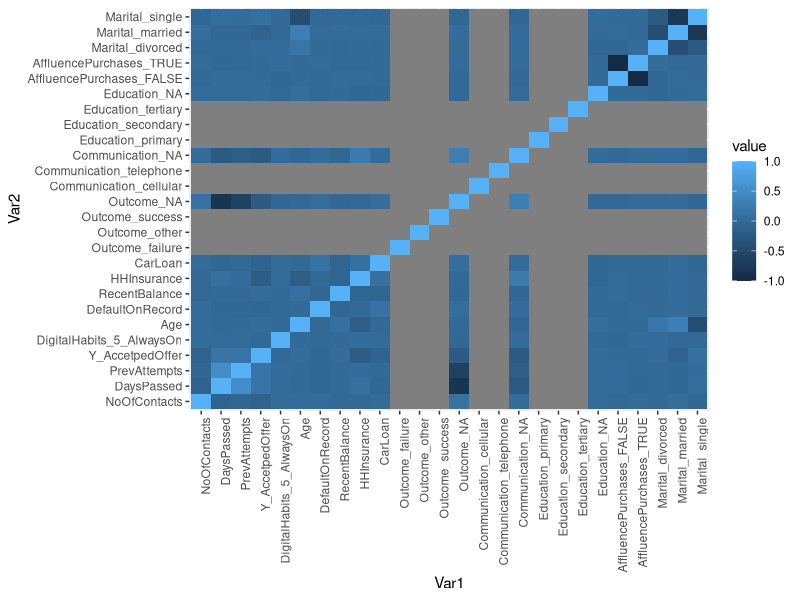
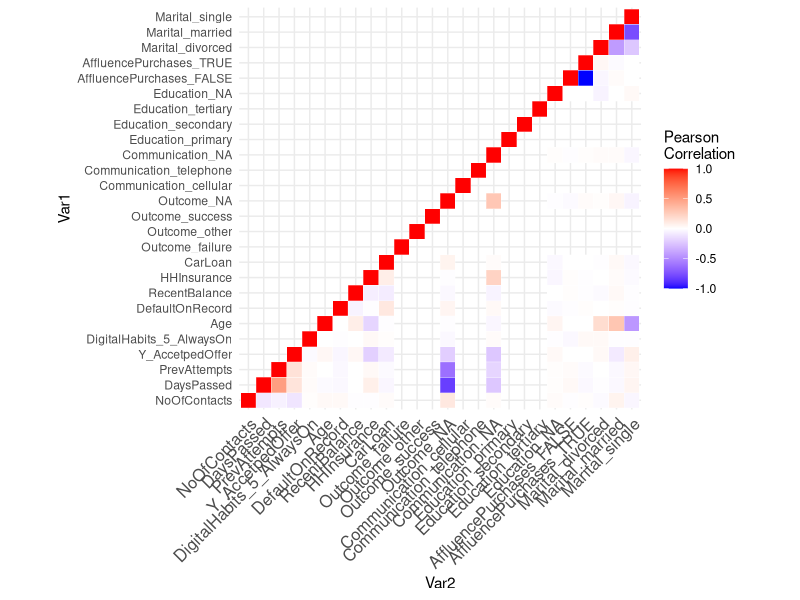

Recreate these plots in R, in order. (Note: this script raises an error after producing the figures.)
########## ########## ########## ########## setup
# libs
library(reshape2)
library(ggplot2)
library(fastDummies)
library(dplyr)
library(tidyverse)


# wd
setwd("/cloud/project/cases/National City Bank/training")

# data
# data: prospects
data_prospects <- read.csv('ProspectiveCustomers.csv')
# data: training
data_marketingresults <- read.csv('CurrentCustomerMktgResults.csv')
data_axiom <- read.csv('householdAxiomData.csv')
data_vehicle <- read.csv('householdVehicleData.csv')
data_credit <- read.csv('householdCreditData.csv')

# merge training data
data_merged <- data_marketingresults
data_merged <- merge(data_merged,data_axiom,by="HHuniqueID")
data_merged <- merge(data_merged,data_credit,by="HHuniqueID")
#data_training <- merge(data_training,data_vehicle,by="HHuniqueID")

# training data
data_training <- data_merged

data_training <- dummy_cols(data_training, select_columns = c("Outcome","Communication","Education","AffluencePurchases","Marital"))

# data cleaning
data_training <- data_training[, !(colnames(data_training) %in% c(
                                      "HHuniqueID", "dataID","LastContactMonth","LastContactDay",
                                      "CallStart","CallEnd","DefaultOnRecord.y","CarLoan.y","RecentBalance.y","HHInsurance.y",
                                      "Outcome","Communication","Education","AffluencePurchases","Job","Marital","PetsPurchases","headOfhouseholdGender","annualDonations","EstRace"
                                      )
                                   )]
names(data_training)
head(data_training, n=5)
str(data_training)

# sample data
set.seed(123)
data_sample <- data_training[sample(1:nrow(data_training), 4000, replace=FALSE),]

# preview sample
names(data_sample)
summary (data_sample$Y_AccetpedOffer)

















########## ########## ########## cormat
# change class of all columns to numeric
#data_cormat <- sapply( data_sample, as.numeric )
cormat <- round(cor(data_sample),2)

melted_cormat <- melt(cormat)
head(melted_cormat)

ggplot(data = melted_cormat, aes(x=Var1, y=Var2, fill=value)) + 
  geom_tile()+ theme(axis.text.x = element_text(angle = 90, hjust = 1))



# Get lower triangle of the correlation matrix
get_lower_tri<-function(cormat){
  cormat[upper.tri(cormat)] <- NA
  return(cormat)
}
# Get upper triangle of the correlation matrix
get_upper_tri <- function(cormat){
  cormat[lower.tri(cormat)]<- NA
  return(cormat)
}


upper_tri <- get_upper_tri(cormat)
upper_tri


melted_cormat <- melt(upper_tri, na.rm = TRUE)
# Heatmap
ggplot(data = melted_cormat, aes(Var2, Var1, fill = value))+
  geom_tile(color = "white")+
  scale_fill_gradient2(low = "blue", high = "red", mid = "white", 
                       midpoint = 0, limit = c(-1,1), space = "Lab", 
                       name="Pearson\nCorrelation") +
  theme_minimal()+ 
  theme(axis.text.x = element_text(angle = 45, vjust = 1, 
                                   size = 12, hjust = 1))+
  coord_fixed()



reorder_cormat <- function(cormat){
  # Use correlation between variables as distance
  dd <- as.dist((1-cormat)/2)
  hc <- hclust(dd)
  cormat <-cormat[hc$order, hc$order]
}

# Reorder the correlation matrix
cormat <- reorder_cormat(cormat)
upper_tri <- get_upper_tri(cormat)
# Melt the correlation matrix
melted_cormat <- melt(upper_tri, na.rm = TRUE)
# Create a ggheatmap
ggheatmap <- ggplot(melted_cormat, aes(Var2, Var1, fill = value))+
  geom_tile(color = "white")+
  scale_fill_gradient2(low = "blue", high = "red", mid = "white", 
                       midpoint = 0, limit = c(-1,1), space = "Lab", 
                       name="Pearson\nCorrelation") +
  theme_minimal()+ # minimal theme
  theme(axis.text.x = element_text(angle = 45, vjust = 1, 
                                   size = 12, hjust = 1))+
  coord_fixed()
# Print the heatmap
print(ggheatmap)


ggheatmap + 
  geom_text(aes(Var2, Var1, label = value), color = "black", size = 3) +
  theme(
    axis.title.x = element_blank(),
    axis.title.y = element_blank(),
    panel.grid.major = element_blank(),
    panel.border = element_blank(),
    panel.background = element_blank(),
    axis.ticks = element_blank(),
    legend.justification = c(1, 0),
    legend.position = c(0.6, 0.7),
    legend.direction = "horizontal")+
  guides(fill = guide_colorbar(barwidth = 7, barheight = 1,
                               title.position = "top", title.hjust = 0.5))












########## ########## ########## ########## EDA
########## ########## ########## Comparing: Past outcomes
########## ########## Frequency: Privious outcomes
ggplot(data = data_sample) +
  geom_bar(mapping = aes(x = Outcome))
########## ########## Offer performance
########## 60% overall conversion rate
ftable(data_training$Y_AccetpedOffer)
ggplot(data = data_sample) +
  geom_bar(mapping = aes(x = Y_AccetpedOffer), binwidth = .5)
########## ########## Previous outcomes compared to outcome
########## Past succes is a good indicator whether they will accept a future offer.
########## Past failure shows higher likelihood to fail than succeed, but appears to be more likely to succeed than NA
########## Other appears to be 50/50
ggplot(data = data_sample, mapping = aes(x = Y_AccetpedOffer, colour = Outcome)) +
  geom_freqpoly(binwidth = .5
  )
########## ########## ########## Comparing: Communication method
########## ########## Frequency: Communication
########## Cellular is most common
ggplot(data = data_sample) +
  geom_bar(mapping = aes(x = Communication))
########## Cellular & Telephone perform similar. NA performs significantly worse.
ggplot(data = data_sample, mapping = aes(x = Y_AccetpedOffer, colour = Communication)) +
  geom_freqpoly(binwidth = .5
  )



data_country <- data.frame(country = c("China", "Germany", "UK", "US"), 
                           conversion_rate = c(0.001331558,0.062428188, 0.052612025, 0.037800687))
ggplot(data_country, aes(x=country,y = conversion_rate)) +geom_bar(stat = "identity")


















########## ########## ########## ########## workspace
########## ########## ########## junk
# histogram
ggplot(data_merged, aes(x=RecentBalance)) + geom_histogram()

# plot
g <- ggplot(data_merged, aes(Y_AccetpedOffer,RecentBalance))
g <- ggplot(data_merged, aes(Outcome,RecentBalance))

# Scatterplot
g + geom_point() + 
  geom_smooth(method="lm", se=F) + geom_quantile() +
  theme_minimal()
#labs(subtitle="mpg: city vs highway mileage", 
#y="hwy", 
#x="cty", 
#title="Scatterplot with overlapping points", 
#caption="Source: midwest")



#end
